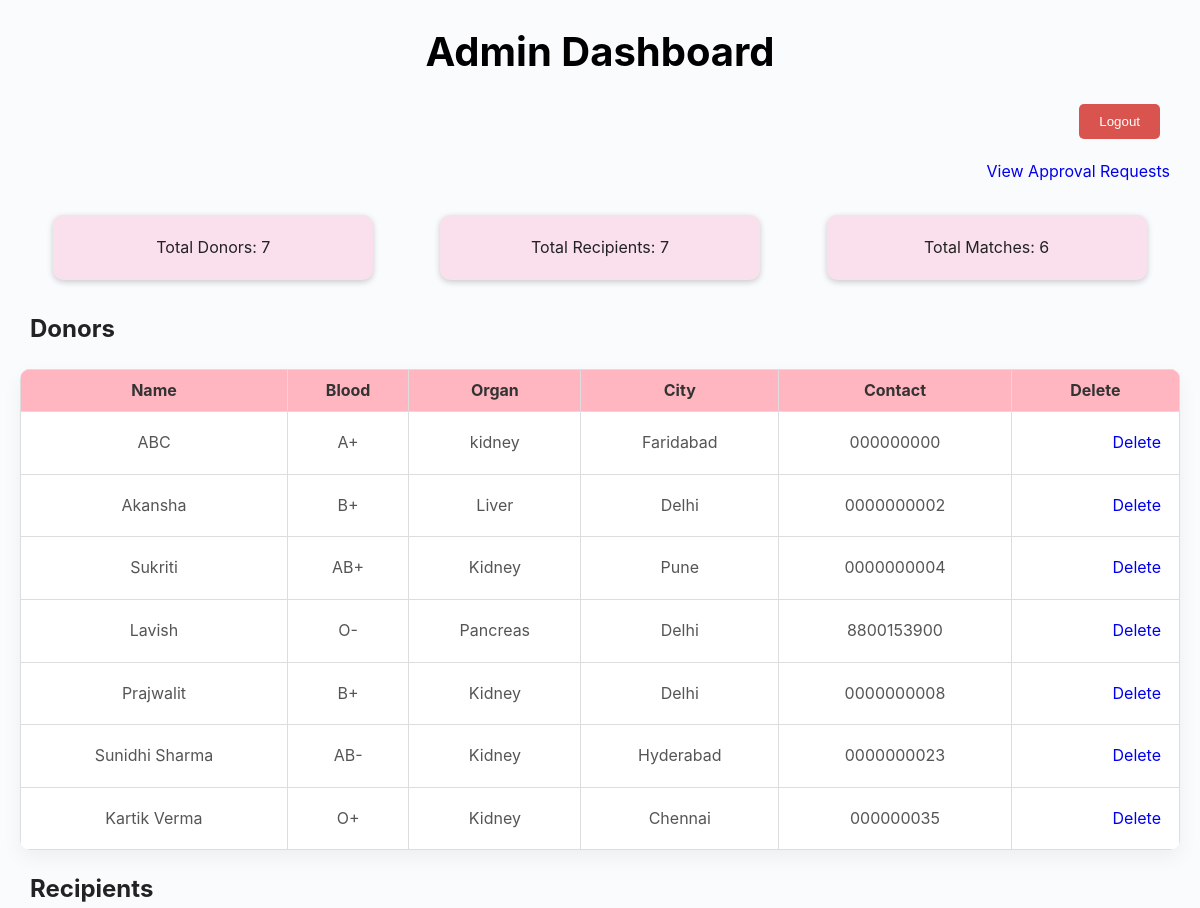
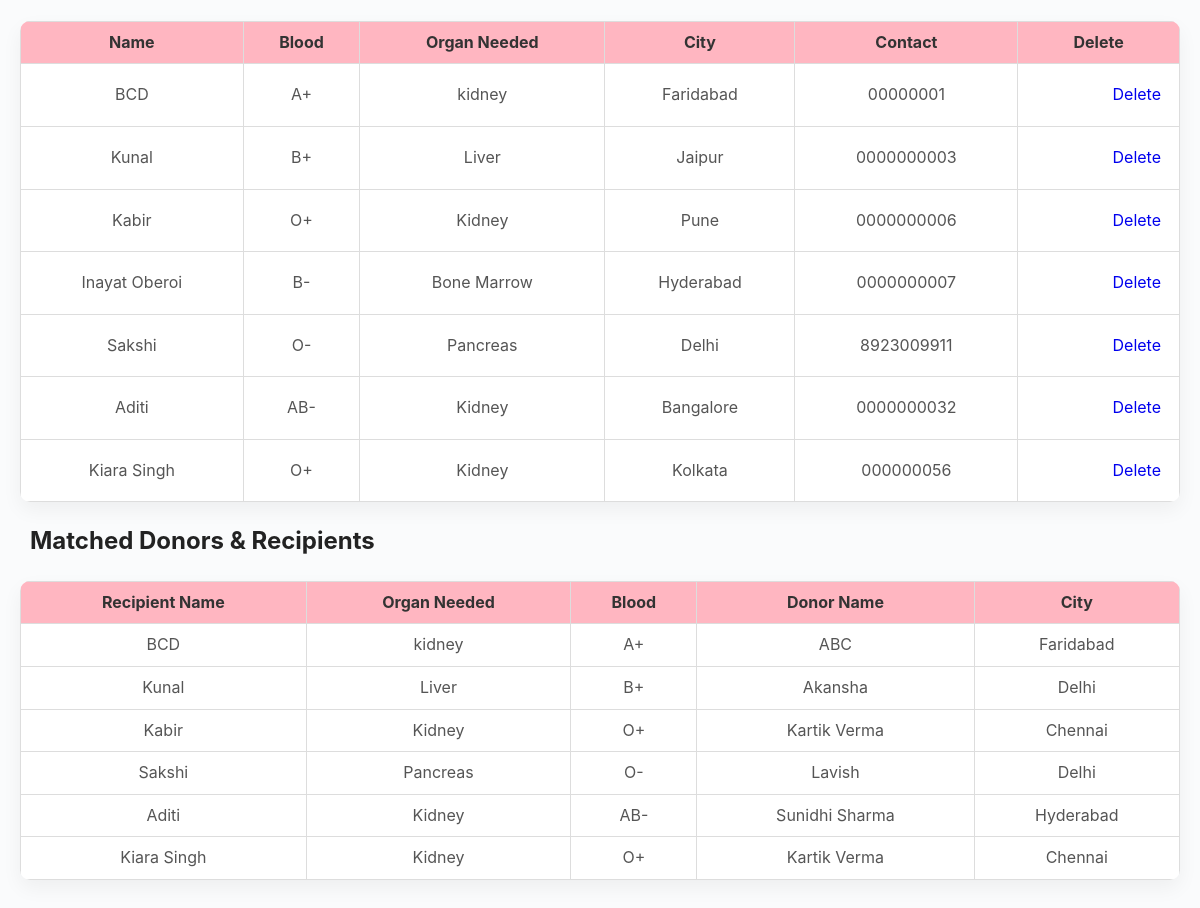
The page /admin_dashboard (signed in) on the database its author committed (2 pictures, top to bottom).
### app.py (models this page shows)
class Donor(db.Model):
    id = db.Column(db.Integer, primary_key=True)
    name = db.Column(db.String(100))
    age = db.Column(db.Integer)
    blood_group = db.Column(db.String(10))
    organ = db.Column(db.String(50))
    city = db.Column(db.String(50))
    contact = db.Column(db.String(50))
    email = db.Column(db.String(100), unique=True)
    password = db.Column(db.String(100))

class Recipient(db.Model):
    id = db.Column(db.Integer, primary_key=True)
    name = db.Column(db.String(100))
    age = db.Column(db.Integer)
    blood_group = db.Column(db.String(10))
    organ_needed = db.Column(db.String(50))
    city = db.Column(db.String(50))
    contact = db.Column(db.String(50))
    email = db.Column(db.String(100), unique=True)
    password = db.Column(db.String(100))

### app.py (the view)
@app.route('/admin_dashboard')
def admin_dashboard():
    if 'admin' not in session:
        return redirect(url_for('admin_login'))
    donors = Donor.query.all()
    recipients = Recipient.query.all()
    matches = []
    for r in recipients:
        for d in donors:
            if r.organ_needed.lower() == d.organ.lower() and r.blood_group == d.blood_group:
                matches.append({"recipient": r, "donor": d})
    stats = {
        "total_donors": len(donors),
        "total_recipients": len(recipients),
        "total_matches": len(matches)
    }
    return render_template('admin_dashboard.html', donors=donors, recipients=recipients, matches=matches, stats=stats)

### templates/admin_dashboard.html (shortened to what this page needs)
<!DOCTYPE html>
<html lang="en">
<head>
  <link rel="stylesheet" href="/static/style.css">
</head>
<body>
  <h1>Admin Dashboard</h1>
  <a href="/admin_logout"><button class="logout-btn">Logout</button></a>
  <a href="/admin_requests">View Approval Requests</a>
  <div class="stats-box">
    <div class="card">Total Donors: {{ stats.total_donors }}</div>
    <div class="card">Total Recipients: {{ stats.total_recipients }}</div>
    <div class="card">Total Matches: {{ stats.total_matches }}</div>
  </div>
  <h2>Donors</h2>
  <table>
    <thead><tr><th>Name</th><th>Blood</th><th>Organ</th><th>City</th><th>Contact</th><th>Delete</th></tr></thead>
    <tbody>
      {% for d in donors %}
      <tr>
        <td>{{ d.name }}</td>
        <td>{{ d.blood_group }}</td>
        <td>{{ d.organ }}</td>
        <td>{{ d.city }}</td>
        <td>{{ d.contact }}</td>
        <td><a href="/delete-donor/{{ d.id }}" onclick="return confirm('Delete donor?')">Delete</a></td>
      </tr>
      {% endfor %}
    </tbody>
  </table>
  <h2>Recipients</h2>
  <table>
    <thead><tr><th>Name</th><th>Blood</th><th>Organ Needed</th><th>City</th><th>Contact</th><th>Delete</th></tr></thead>
    <tbody>
      {% for r in recipients %}
      <tr>
        <td>{{ r.name }}</td>
        <td>{{ r.blood_group }}</td>
        <td>{{ r.organ_needed }}</td>
        <td>{{ r.city }}</td>
        <td>{{ r.contact }}</td>
        <td><a href="/delete-recipient/{{ r.id }}" onclick="return confirm('Delete recipient?')">Delete</a></td>
      </tr>
      {% endfor %}
    </tbody>
  </table>
  <h2>Matched Donors & Recipients</h2>
  <table>
    <thead><tr><th>Recipient Name</th><th>Organ Needed</th><th>Blood</th><th>Donor Name</th><th>City</th></tr></thead>
    <tbody>
      {% for match in matches %}
      <tr>
        <td>{{ match.recipient.name }}</td>
        <td>{{ match.recipient.organ_needed }}</td>
        <td>{{ match.recipient.blood_group }}</td>
        <td>{{ match.donor.name }}</td>
        <td>{{ match.donor.city }}</td>
      </tr>
      {% endfor %}
    </tbody>
  </table>
</body>
</html>

### static/style.css (style rules this page uses)
* { box-sizing: border-box; margin: 0; padding: 0; }
body { font-family: "Inter", Arial, sans-serif; background-color: #fafbfc; color: #222; line-height: 1.6; }
.card { width: 270px; background: #fff; border-radius: 14px; padding: 1.5rem; width: 320px; text-align: center; box-shadow: 0 8px 20px rgba(0, 0, 0, 0.06); transition: transform 0.3s ease, box-shadow 0.3s ease; }
table { width: 100%; border-collapse: collapse; background: #fff; border-radius: 10px; overflow: hidden; box-shadow: 0 8px 20px rgba(0, 0, 0, 0.05); }
th, td { padding: 1rem; text-align: center; border-bottom: 1px solid #eee; }
th { background: #f6f9ff; font-weight: 700; color: #333; }
td { color: #555; }

### templates/admin_dashboard.html (style rules this page uses)
* { margin: 10px; padding: 0; }
h1 { font-size: 40px; color: black; text-align: center; margin-top: 10px; }
a { display: flex; text-decoration: none; justify-content: right; }
table { width: 100%; border-collapse: collapse; margin: 20px 0; }
th, td { border: 1px solid #ddd; padding: 8px; text-align: center; }
th { background-color: #ffb6c1; }
.stats-box { display: flex; justify-content: space-around; margin: 20px 0; }
.card { background: #f9e0ec; padding: 20px; border-radius: 10px; box-shadow: 0 2px 6px rgba(0,0,0,0.2); }
.logout-btn { background: #d9534f; color: white; padding: 10px 20px; border: none; border-radius: 5px; }

### rows shown on the page
Donor: name "ABC", blood_group "A+", organ "kidney", city "Faridabad", contact "000000000", donor.name "ABC", donor.city "Faridabad"
Donor: name "Akansha", blood_group "B+", organ "Liver", city "Delhi", contact "0000000002", donor.name "Akansha", donor.city "Delhi"
Donor: name "Sukriti", blood_group "AB+", organ "Kidney", city "Pune", contact "0000000004"
Donor: name "Lavish", blood_group "O-", organ "Pancreas", city "Delhi", contact "8800153900", donor.name "Lavish", donor.city "Delhi"
Donor: name "Prajwalit", blood_group "B+", organ "Kidney", city "Delhi", contact "0000000008"
Donor: name "Sunidhi Sharma", blood_group "AB-", organ "Kidney", city "Hyderabad", contact "0000000023", donor.name "Sunidhi Sharma", donor.city "Hyderabad"
Donor: name "Kartik Verma", blood_group "O+", organ "Kidney", city "Chennai", contact "000000035", donor.name "Kartik Verma" "Kartik Verma", donor.city "Chennai" "Chennai"
Recipient: name "BCD", blood_group "A+", organ_needed "kidney", city "Faridabad", contact "00000001", recipient.name "BCD", recipient.organ_needed "kidney", recipient.blood_group "A+"
Recipient: name "Kunal", blood_group "B+", organ_needed "Liver", city "Jaipur", contact "0000000003", recipient.name "Kunal", recipient.organ_needed "Liver", recipient.blood_group "B+"
Recipient: name "Kabir", blood_group "O+", organ_needed "Kidney", city "Pune", contact "0000000006", recipient.name "Kabir", recipient.organ_needed "Kidney", recipient.blood_group "O+"
Recipient: name "Inayat Oberoi", blood_group "B-", organ_needed "Bone Marrow", city "Hyderabad", contact "0000000007"
Recipient: name "Sakshi", blood_group "O-", organ_needed "Pancreas", city "Delhi", contact "8923009911", recipient.name "Sakshi", recipient.organ_needed "Pancreas", recipient.blood_group "O-"
Recipient: name "Aditi", blood_group "AB-", organ_needed "Kidney", city "Bangalore", contact "0000000032", recipient.name "Aditi", recipient.organ_needed "Kidney", recipient.blood_group "AB-"
Recipient: name "Kiara Singh", blood_group "O+", organ_needed "Kidney", city "Kolkata", contact "000000056", recipient.name "Kiara Singh", recipient.organ_needed "Kidney", recipient.blood_group "O+"

### other values the page prints
{{ stats.total_donors }} "7"
{{ stats.total_recipients }} "7"
{{ stats.total_matches }} "6"
